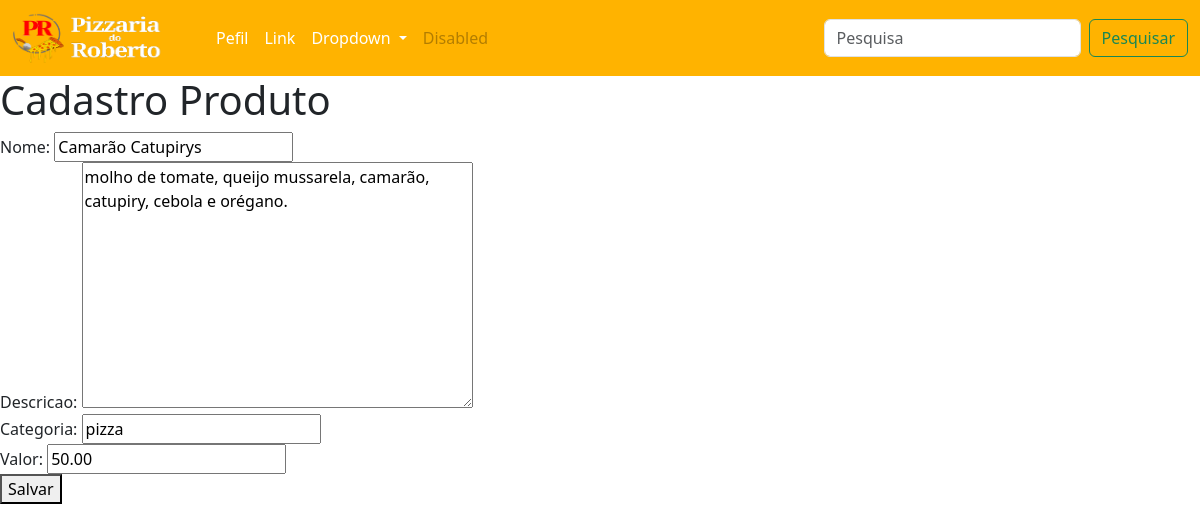
The app's page /edit_produto/1/, older data.
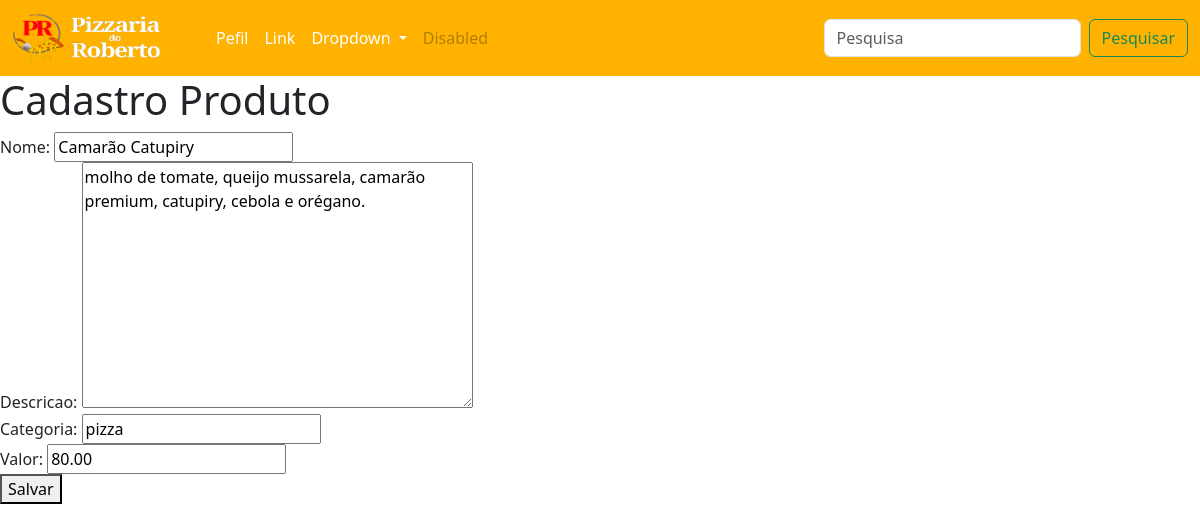
The same page, newer data.
### core/models.py (models this page shows, shortened)
class Produto(models.Model):
    nome = models.CharField(max_length=100)
    descricao = models.TextField()
    categoria = models.CharField(max_length=50)
    valor = models.DecimalField(max_digits=10, decimal_places=2)

### core/views.py (the view)
# urls.py: path('edit_produto/<int:id>/', edit_produto, name='edit_produto'),
def edit_produto(request, id):
    produto = Produto.objects.get(pk=id)
    if request.method == 'POST':
        form = ProdutoForm(request.POST, instance=produto)
        if form.is_valid():
            form.save()
            return redirect('produtos')
    else:
        form = ProdutoForm(instance=produto)
    contexto = {'form_prod': form, 'texto': 'Salvar'}
    return render(request, 'cadastro.html', contexto)

### core/forms.py
class ProdutoForm(forms.ModelForm):
    class Meta:
        model = Produto
        fields = ['nome', 'descricao', 'categoria', 'valor']

### core/templates/cadastro.html (shortened to what this page needs)
{% extends 'bases/base.html' %}
{% block content %}
<h1>Cadastro Produto</h1>
<form method="post">
    {{ form_prod }}
    <button type="submit">{{ texto }}</button>
{% endblock %}

Row changes from the older to the newer data that the page shows:
changed Produto "pizza": nome "Camarão Catupirys" → "Camarão Catupiry"; descricao "molho de tomate, queijo mussarela, camarão, catupiry, cebola e orégano." → "molho de tomate, queijo mussarela, camarão premium, catupiry, cebola e orégano."; valor "50.00" → "80.00"
